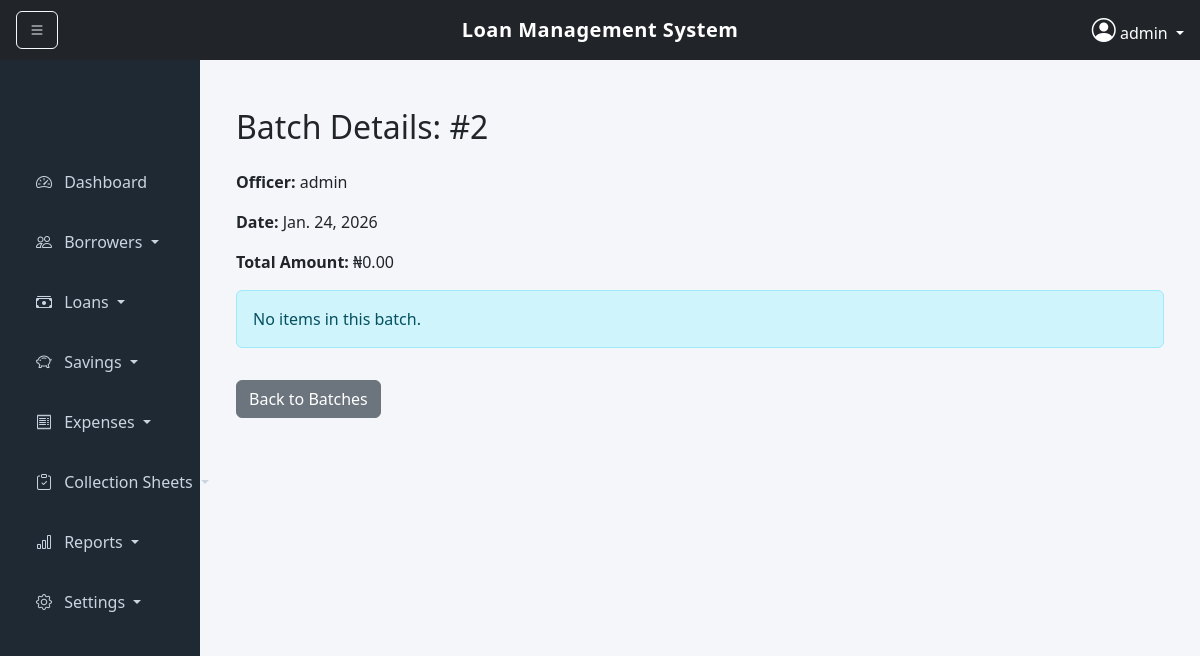
Screenshot of /posting-batches/2/ (signed in) with the database file from the repository.
### core/models.py (models this page shows, shortened)
class PostingBatch(models.Model):
    officer = models.ForeignKey(LoanOfficer, on_delete=models.CASCADE)
    date = models.DateField(auto_now_add=True)
    @property
    def total_amount(self):
        total = self.items.aggregate(sum=Sum('amount'))['sum'] or 0
        return total

class LoanOfficer(models.Model):
    user = models.OneToOneField(User, on_delete=models.CASCADE)
    organization = models.ForeignKey(Organization, on_delete=models.CASCADE)
    branch = models.ForeignKey(Branch, on_delete=models.CASCADE)

### core/views.py (the view)
# urls.py: path('posting-batches/<int:pk>/', views.posting_batch_detail, name='posting_batch_detail'),
@login_required
def posting_batch_detail(request, pk):
    batch = get_object_or_404(PostingBatch, pk=pk, officer__organization=request.user.loanofficer.organization)
    items = batch.items.all()  # Use the related_name
    return render(request, 'posting_batch_detail.html', {'batch': batch, 'items': items})

### core/templates/posting_batch_detail.html
{% extends "base.html" %}
{% block content %}
<div class="container mt-4">
    <h2 class="mb-4">Batch Details: #{{ batch.id }}</h2>
    <p><strong>Officer:</strong> {{ batch.officer.user.username }}</p>
    <p><strong>Date:</strong> {{ batch.date }}</p>
    <p><strong>Total Amount:</strong> ₦{{ batch.total_amount|floatformat:2 }}</p>
    {% if items %}
    <div class="table-responsive mt-3">
        <table class="table table-striped table-bordered align-middle">
            <thead class="table-dark">
                <tr>
                    <th>#</th>
                    <th>Loan</th>
                    <th>Amount</th>
                    <th>Remarks</th>
                </tr>
            </thead>
            <tbody>
                {% for item in items %}
                <tr>
                    <td>{{ forloop.counter }}</td>
                    <td>{{ item.loan.borrower.full_name }} (₦{{ item.loan.principal|floatformat:2 }})</td>
                    <td>₦{{ item.amount|floatformat:2 }}</td>
                    <td>{{ item.remarks|default:"-" }}</td>
                </tr>
                {% endfor %}
            </tbody>
        </table>
    </div>
    {% else %}
    <div class="alert alert-info">No items in this batch.</div>
    {% endif %}
    <a href="{% url 'posting_batches' %}" class="btn btn-secondary mt-3">Back to Batches</a>
</div>
{% endblock %}

### core/templates/base.html (shortened to what this page needs)
<!DOCTYPE html>
<html lang="en">
  <head>
    <link href="https://cdn.jsdelivr.net/npm/bootstrap@5.3.2/dist/css/bootstrap.min.css" rel="stylesheet">
    <link href="https://cdn.jsdelivr.net/npm/bootstrap-icons@1.11.1/font/bootstrap-icons.css" rel="stylesheet">
  </head>
  <body>
    <nav class="navbar navbar-dark bg-dark topbar px-3 position-relative">
      <button class="btn btn-outline-light me-2" id="toggleSidebar">
        <i class="bi bi-list"></i>
      </button>
      <span class="navbar-brand project-title">
        Loan Management System
      </span>
      <div class="dropdown ms-auto">
        <a class="text-white dropdown-toggle text-decoration-none" href="#" data-bs-toggle="dropdown">
          <i class="bi bi-person-circle fs-4"></i>
          {{ request.user.username }}
        </a>
      </div>
    </nav>
    <div class="container-fluid">
      <div class="row">
        <div id="sidebar" class="col-md-3 col-lg-2 sidebar p-3">
          <div class="nav flex-column sidebar-menu">
            <a href="/" class="nav-link">
              <i class="bi bi-speedometer2 me-2"></i> Dashboard
            </a>
            <div class="nav-item dropdown">
              <a class="nav-link dropdown-toggle" href="#" data-bs-toggle="collapse" data-bs-target="#borrowersMenu">
                <i class="bi bi-people me-2"></i> Borrowers
              </a>
            </div>
            <div class="nav-item dropdown">
              <a class="nav-link dropdown-toggle" href="#" data-bs-toggle="collapse" data-bs-target="#loansMenu">
                <i class="bi bi-cash-stack me-2"></i> Loans
              </a>
            </div>
            <div class="nav-item dropdown">
              <a class="nav-link dropdown-toggle" href="#" data-bs-toggle="collapse" data-bs-target="#savingsMenu">
                <i class="bi bi-piggy-bank me-2"></i> Savings
              </a>
            </div>
            <div class="nav-item dropdown">
              <a class="nav-link dropdown-toggle" href="#" data-bs-toggle="collapse" data-bs-target="#expensesMenu">
                <i class="bi bi-receipt me-2"></i> Expenses
              </a>
            </div>
            <div class="nav-item dropdown">
              <a class="nav-link dropdown-toggle" href="#" data-bs-toggle="collapse" data-bs-target="#collectionsMenu">
                <i class="bi bi-clipboard-check me-2"></i> Collection Sheets
              </a>
            </div>
            <div class="nav-item dropdown">
              <a class="nav-link dropdown-toggle" href="#" data-bs-toggle="collapse" data-bs-target="#reportsMenu">
                <i class="bi bi-bar-chart me-2"></i> Reports
              </a>
            </div>
            <div class="nav-item dropdown">
              <a class="nav-link dropdown-toggle" href="#" data-bs-toggle="collapse" data-bs-target="#settingsMenu">
                <i class="bi bi-gear me-2"></i> Settings
              </a>
            </div>
          </div>
        </div>
        <div id="content" class="col content">
          {% block content %}{% endblock %}
        </div>
      </div>
    </div>
  </body>
</html>

### core/templates/base.html (style rules this page uses)
body { background-color: #f4f6f9; }
.topbar { height: 60px; }
.project-title { position: absolute; left: 50%; transform: translateX(-50%); font-weight: 600; letter-spacing: 0.5px; }
.sidebar { min-height: 100vh; background-color: #1f2933; transition: all 0.3s ease; }
.sidebar .nav-link { color: #cbd5e1; padding: 14px 20px; margin-bottom: 8px; border-radius: 6px; }
.sidebar-menu { padding-top: 80px; }
.content { padding: 24px; transition: margin-left 0.3s ease; }

### rows the page displays
PostingBatch: id "2", officer.user.username "admin", date "Jan. 24, 2026", total_amount "0.00"

### other values shown
{{ request.user.username }} "admin"
